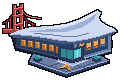

This figure's Python source:
"""Render the Academy site sprite at native resolution, without antialiasing."""

from pathlib import Path

from PIL import Image, ImageDraw, ImageFilter


SIZE = (120, 80)
INK = "#05070d"
SHADOW = "#1a2236"
DARK = "#2a3756"
SLATE = "#44557a"
STEEL = "#6b7fa6"
LIGHT = "#9fb0d8"
PALE = "#cfdaf0"
WHITE = "#eef3ff"
TEAL = "#62c9d9"
TEAL_DARK = "#2f8a99"
AMBER = "#f2a65a"
AMBER_DARK = "#b8692c"
RED = "#ff7a70"
RED_DARK = "#a83a3a"
BLUE = "#23426b"


def render():
    image = Image.new("RGBA", SIZE)
    draw = ImageDraw.Draw(image)

    # A distant bridge fragment: open tower portals and sparse suspension cables.
    draw.line([(3, 23), (9, 19), (17, 8), (26, 20), (34, 24)], RED_DARK)
    draw.line([(17, 8), (28, 16), (40, 18)], RED)
    for x, top, bottom in [(6, 22, 29), (10, 18, 29), (26, 20, 30), (32, 23, 31)]:
        draw.line([(x, top), (x, bottom)], RED_DARK)
    draw.polygon([(3, 29), (35, 30), (41, 33), (3, 32)], RED_DARK)
    draw.line([(3, 29), (35, 30), (40, 32)], RED)
    draw.rectangle((13, 5, 15, 31), fill=RED_DARK)
    draw.rectangle((20, 4, 22, 32), fill=RED_DARK)
    draw.line((15, 5, 15, 29), fill=RED)
    draw.line((22, 4, 22, 31), fill=RED)
    for y in (8, 15, 24):
        draw.polygon([(13, y), (22, y - 1), (22, y + 1), (13, y + 2)], RED_DARK)
        draw.line([(14, y), (22, y - 1)], RED)

    # Only the architectural forecourt is present, not a surrounding ground tile.
    draw.polygon([(33, 55), (83, 48), (108, 62), (66, 76), (29, 63)], DARK)
    draw.polygon([(33, 53), (83, 46), (108, 60), (66, 73), (29, 61)], STEEL)
    draw.line([(30, 61), (66, 73), (108, 60)], LIGHT)
    draw.line([(35, 61), (66, 71), (101, 60)], SLATE)
    draw.line([(54, 58), (84, 67)], SLATE)
    draw.line([(48, 66), (88, 54)], SLATE)

    # Broad low hall: a dark left elevation and a brighter right return.
    draw.polygon([(12, 36), (38, 28), (100, 32), (111, 41), (110, 52),
                  (72, 63), (16, 49)], SHADOW)
    draw.polygon([(16, 36), (74, 43), (74, 60), (16, 47)], DARK)
    draw.polygon([(74, 43), (110, 34), (110, 51), (74, 61)], STEEL)
    draw.polygon([(19, 38), (70, 44), (70, 56), (19, 45)], BLUE)
    draw.polygon([(77, 44), (107, 36), (107, 48), (77, 57)], BLUE)

    # Window panes are discrete warm pixels, framed by cool glass and mullions.
    for x in range(21, 69, 7):
        y = 39 + (x - 21) // 5
        draw.polygon([(x, y), (x + 4, y + 1), (x + 4, y + 7), (x, y + 6)], AMBER_DARK)
        draw.line([(x + 1, y + 1), (x + 3, y + 1)], AMBER)
        draw.line([(x + 3, y + 2), (x + 3, y + 5)], AMBER)
    for x in range(79, 105, 7):
        y = 44 - (x - 79) // 4
        draw.polygon([(x, y), (x + 4, y - 1), (x + 4, y + 6), (x, y + 7)], AMBER_DARK)
        draw.polygon([(x + 1, y), (x + 4, y - 1), (x + 4, y + 4), (x + 1, y + 5)], AMBER)
    draw.line([(18, 47), (73, 60)], SLATE)
    draw.line([(75, 60), (110, 50)], LIGHT)
    draw.line([(78, 50), (106, 43)], SLATE)

    # Raised entrance pavilion, with glass doors under the curved canopy.
    draw.polygon([(58, 45), (73, 48), (83, 45), (83, 58), (72, 62), (58, 58)], DARK)
    draw.polygon([(61, 48), (72, 50), (72, 59), (61, 56)], TEAL_DARK)
    draw.polygon([(74, 50), (80, 48), (80, 56), (74, 58)], TEAL)
    draw.line([(66, 49), (66, 57)], SLATE)
    draw.line([(77, 50), (77, 56)], PALE)
    draw.polygon([(58, 59), (72, 63), (85, 59), (87, 60), (72, 66), (56, 61)], LIGHT)
    draw.line([(58, 61), (72, 65), (86, 60)], PALE)

    # Sweeping roof, described by hand-stepped curves, never smoothed or resized.
    roof = [(9, 34), (18, 30), (29, 27), (41, 26), (54, 25), (67, 23),
            (79, 19), (89, 14), (97, 10), (100, 12), (98, 17), (100, 21),
            (106, 25), (113, 28), (116, 31), (110, 35), (98, 39),
            (85, 42), (73, 44), (59, 43), (43, 40), (27, 38), (13, 37)]
    draw.polygon(roof, PALE)
    draw.polygon([(9, 34), (27, 35), (43, 37), (59, 40), (73, 41),
                  (85, 39), (98, 36), (110, 32), (116, 31), (110, 35),
                  (98, 39), (85, 42), (73, 44), (59, 43), (43, 40),
                  (27, 38), (13, 37)], SLATE)
    draw.line([(13, 34), (28, 35), (44, 37), (60, 40), (73, 41),
               (85, 39), (98, 36), (110, 32), (114, 31)], LIGHT)
    draw.polygon([(30, 31), (46, 29), (62, 28), (76, 24), (87, 19),
                  (96, 13), (92, 20), (81, 27), (67, 31), (51, 32)], LIGHT)
    draw.line([(48, 27), (64, 25), (79, 21), (89, 16), (97, 11)], WHITE)
    draw.line([(99, 21), (105, 25), (113, 29)], WHITE)
    draw.line([(34, 33), (49, 34), (64, 36), (76, 36), (88, 33)], STEEL)

    # Two compact planters flank the forecourt; no landscape extends beyond it.
    for x, y in ((36, 57), (95, 57)):
        draw.polygon([(x - 3, y), (x + 1, y - 2), (x + 5, y),
                      (x + 5, y + 3), (x + 1, y + 5), (x - 3, y + 3)], DARK)
        draw.polygon([(x - 3, y), (x + 1, y - 2), (x + 5, y), (x + 1, y + 2)], TEAL_DARK)
        draw.line([(x + 1, y - 2), (x + 4, y)], TEAL)

    # Gold delta inlaid into the small plaza, foreshortened with the paving.
    draw.polygon([(67, 64), (58, 69), (65, 68), (70, 71)], SHADOW)
    draw.polygon([(67, 63), (58, 68), (65, 67), (70, 70)], AMBER)
    draw.polygon([(67, 65), (64, 67), (67, 67), (69, 69)], AMBER_DARK)

    # A one-pixel dark contour around all exposed silhouette edges.
    alpha = image.getchannel("A")
    contour = alpha.filter(ImageFilter.MaxFilter(3))
    outlined = Image.new("RGBA", SIZE, INK)
    outlined.putalpha(contour)
    outlined.alpha_composite(image)
    return outlined


if __name__ == "__main__":
    render().save(Path(__file__).with_suffix(".png"))
